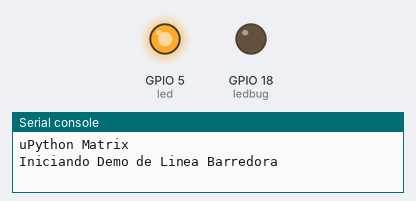
A program run on a simulated ESP32 board running MicroPython. Shown: output pins drawn as LEDs (lit = HIGH), the last lines printed to the serial console. Random numbers come from a fixed seed; pins used as bus, display or sensor lines are not drawn.

Above: at 0.1 s.
At 1.7 s:
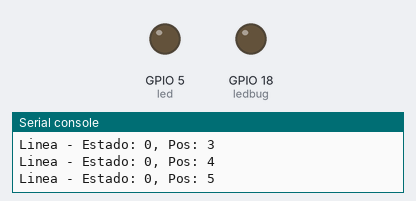
Timing chart, 0 to 7.4 s (numbered marks = the images above):
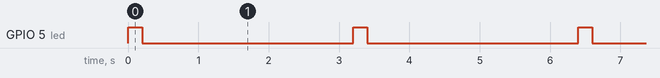

The program:

main.py
```python
import machine
from machine import Pin,SPI


#Declaracion de pines y constantes
LEDPIN=5
led=Pin(LEDPIN,Pin.OUT)

LEDBUG=18
ledbug=Pin(LEDBUG,Pin.OUT)

NUMMATRIZ=1
LONGBUF=NUMMATRIZ*8
datocero=0b00000000
buffram=[]
for i in range(LONGBUF+1):
    buffram.append(datocero)

# Configuración del pin OE (Output Enable)
oe = 27
oePin = machine.Pin(oe, machine.Pin.OUT)
oePin.off() # Habilitado por defecto (bajo)

# Configuración PWM (se inicializará solo si DEMO_MODE==3)
pwm_oe = None

def set_brightness(duty):
    global pwm_oe
    # duty: 0 (min brillo) a 1023 (max brillo)
    if pwm_oe:
        # OE activo bajo, invertimos para que mayor duty signifique mas brillo
        pwm_oe.duty(1023 - duty)
    else:
        # Si no hay PWM, mantenemos encendido (low)
        oePin.off()

data = 26;    # pin connected to the serial input of the MAX7219 (DIN)
load = 33;    # pin for loading data (CS)
clk  = 25;    # pin for the clock of the serial link (CLK)
miso=15 #notused
# Initialize the pins as outputs
dataPin = machine.Pin(data, machine.Pin.OUT)
loadPin = machine.Pin(load, machine.Pin.OUT)
clkPin  = machine.Pin(clk, machine.Pin.OUT)
misoPin = machine.Pin(miso, machine.Pin.OUT)
# Set them to level 0
dataPin.off()
loadPin.off()
clkPin.off()

spi = machine.SPI(-1, sck = clkPin, mosi = dataPin, miso = misoPin)

columnas=[0b00000001,0b00000010,0b00000100,0b00001000,0b00010000,0b00100000,0b01000000,0b10000000]
tblposdig=[1,10,19,27,25,31]
coldata = bytearray(columnas)
datocolumna=bytearray(1)
ptrcol=0
# Pre-allocate SPI buffers for each of the 8 columns
# Each buffer stores the 2 bytes required for a MAX7219 command (address, data)
spi_col_buffers = [bytearray(2) for _ in range(8)]

def update_spi_buffers():
    """Pre-calculates the SPI buffers for all columns."""
    for i in range(8):
        spi_col_buffers[i][0] = coldata[i]
        spi_col_buffers[i][1] = buffram[i]

# Inicializar buffers
update_spi_buffers()

def handleInterrupt(timer):
    global interruptCounter
    global ptrcol
    interruptCounter = False

    # 1. Apagar la matriz antes de actualizar (Blanking)
    if pwm_oe:
        # En modo PWM, poner duty a 1023 (LEDs OFF)
        pwm_oe.duty(1023)
    else:
        oePin.value(1) # Apagar digitalmente (OE activo bajo)

    # 2. Enviar comando de apagado a la columna anterior para limpiar residuos
    prev_col_addr = coldata[(ptrcol - 1) % 8]
    serialWrite(prev_col_addr, 0x00)

    # 3. Actualizar el dato para la columna actual
    spi_col_buffers[ptrcol][1] = buffram[ptrcol]

    # 4. Enviar datos de la nueva columna
    loadPin.off()
    spi.write(spi_col_buffers[ptrcol])
    loadPin.on()
    loadPin.off()

    # 5. Avanzar puntero
    ptrcol = (ptrcol + 1) % 8

    # 6. Encender la matriz
    if pwm_oe:
        # Restaurar el brillo PWM
        pwm_oe.duty(1023 - brightness)
    else:
        oePin.value(0) # Encender digitalmente

    interruptCounter=True

interruptCounter = False
#totalInterruptsCounter = 0
timer = machine.Timer(1)
timer.init(period=2, mode=machine.Timer.PERIODIC, callback=handleInterrupt) #Ints cada 2 ms
tled=0

# Send a byte bit by bit to the MAX7219, most significant bit first
def serialShiftByte(data):
    # Set the clock to 0 in order to be able to make a rising edge later
    clkPin.off()
    # Shift the 8 bits of data
    spi.write(data)
# Write some data in a register of the MAX7219.
buffer = bytearray(2)
def serialWrite(address, data):
    # Set CS to 0 to create a rising edge later
    buffer[0] = address
    buffer[1] = data
    loadPin.off()
    # Send the address of the register first
    spi.write(buffer)
    # then the data
    # make a rising edge on CS to load the transmitted data into the register
    loadPin.on()
    loadPin.off()
# Send a byte bit by bit to the MAX7219, most significant bit first

def gendig(valdig,posdig):
    ptrdig=valdig*6
    ptrpos=tblposdig[posdig]
    #print("Ptrpos>",ptrpos)
    for i in range(6):
        ptr=ptrdig+i
        #print("ptr>",ptr)
        datadig=TBLDIG[ptr]
        ptr2=ptrpos+i-1
        buffram[ptr2]=datadig
        #print("ptr2>",ptr2)


TBLDIG=[0B01111110,
0B11111111,
0B10000001,
0B10000001,
0B11111111,
0B01111110,
0B00000000,
0B00000001,
0B11111111,
0B11111111,
0B01000001,
0B00100000,
0B01100001,
0B11110001,
0B10010001,
0B10010001,
0B10011111,
0B10001111,
0B01101110,
0B11111111,
0B10010001,
0B10010001,
0B10010001,
0B10000001,
0B11111111,
0B11111111,
0B00001000,
0B00001000,
0B11111000,
0B11110000,
0B10001110,
0B10011111,
0B10010001,
0B10010001,
0B11110001,
0B11110001,
0B00001110,
0B10011111,
0B10010001,
0B10010001,
0B11111111,
0B01111110,
0B11000000,
0B11100000,
0B10110000,
0B10011000,
0B10001111,
0B10000111,
0B01101110,
0B11111111,
0B10010001,
0B10010001,
0B11111111,
0B01101110,
0B01111110,
0B11111111,
0B10010001,
0B10010001,
0B11110001,
0B01100000,
0B00000000,
0B00000000,
0B00000000,
0B00000000,
0B00000000,
0B00000000,
]

print("uPython Matrix")
ptrcol=0
datocero=0b00000000
datodat=0b001000100

# --- CONFIGURACION DE ANIMACIONES & DEMOS ---
# 0: Demo original de digitos rotativos (0-9)
# 1: Demo de cuadrado de 2x2 pixeles moviéndose aleatoriamente (Caminata Aleatoria)
# 2: Demo de línea barredora (Fila que baja, se convierte en columna, se mueve a la derecha, etc.)
# 3: Demo de círculo pulsante con brillo variable (PWM en OE)
DEMO_MODE = 2

import urandom

# Configuración del pin OE (Output Enable)
oe = 27
oePin = machine.Pin(oe, machine.Pin.OUT)
oePin.off() # Habilitado por defecto

# Configuración PWM (se inicializará solo si DEMO_MODE==3)
pwm_oe = None

def set_brightness(duty):
    global pwm_oe
    # duty: 0 (min brillo) a 1023 (max brillo)
    if pwm_oe:
        # OE activo bajo, invertimos para que mayor duty signifique mas brillo
        pwm_oe.duty(1023 - duty)
    else:
        # Si no hay PWM, mantenemos encendido (low)
        oePin.off()

# Posicion inicial del cuadrado de 2x2 pixeles (DEMO_MODE = 1)
sq_x = 3
sq_y = 3

# Variables para la animacion de linea barredora (DEMO_MODE = 2)
# line_state -> 0: fila hacia abajo, 1: columna hacia la derecha, 2: fila hacia arriba, 3: columna hacia la izquierda
line_state = 0
line_pos = 0

# Variables para circulo pulsante (DEMO_MODE = 3)
brightness = 0
b_dir = 1

def clear_buffer():
    for i in range(8):
        buffram[i] = 0

def draw_square(x, y):
    clear_buffer()
    # Un cuadrado de 2x2 pixeles en (x, y) activa las filas y, y+1 en las columnas x, x+1
    mask = (1 << y) | (1 << (y + 1))
    buffram[x] = mask
    buffram[x+1] = mask

def move_square():
    global sq_x, sq_y
    # Obtenemos todos los movimientos posibles (8 vecinos + quedarse quieto si se desea,
    # pero preferimos movimiento constante para mayor dinamismo)
    moves = []
    for dx in (-1, 0, 1):
        for dy in (-1, 0, 1):
            if dx == 0 and dy == 0:
                continue
            new_x = sq_x + dx
            new_y = sq_y + dy
            # El cuadrado de 2x2 ocupa de x a x+1 y de y a y+1, por lo que las esquinas superiores
            # izquierdas validas estan en el rango [0, 6] en una matriz de 8x8.
            if 0 <= new_x <= 6 and 0 <= new_y <= 6:
                moves.append((new_x, new_y))
    if moves:
        idx = urandom.randint(0, len(moves) - 1)
        sq_x, sq_y = moves[idx]

def draw_line(state, pos):
    clear_buffer()
    if state == 0 or state == 2:  # Fila horizontal (todos los bits en la posicion 'pos' de cada columna)
        mask = 1 << pos
        for i in range(8):
            buffram[i] = mask
    elif state == 1 or state == 3:  # Columna vertical (todos los bits activos en la columna 'pos')
        buffram[pos] = 0xFF

def move_line():
    global line_state, line_pos
    if line_state == 0:  # Fila hacia abajo
        if line_pos < 7:
            line_pos += 1
        else:
            line_state = 1
            line_pos = 0
    elif line_state == 1:  # Columna hacia la derecha
        if line_pos < 7:
            line_pos += 1
        else:
            line_state = 2
            line_pos = 7
    elif line_state == 2:  # Fila hacia arriba
        if line_pos > 0:
            line_pos -= 1
        else:
            line_state = 3
            line_pos = 7
    elif line_state == 3:  # Columna hacia la izquierda
        if line_pos > 0:
            line_pos -= 1
        else:
            line_state = 0
            line_pos = 0

def draw_circle():
    clear_buffer()
    # Dibujo aproximado de circulo 8x8 en el centro
    buffram[2] = 0b00111100
    buffram[3] = 0b01111110
    buffram[4] = 0b01111110
    buffram[5] = 0b00111100

def update_brightness():
    global brightness, b_dir
    brightness += b_dir * 50
    if brightness >= 1023 or brightness <= 0:
        b_dir *= -1
        brightness = max(0, min(1023, brightness))
    set_brightness(brightness)

# Inicializacion de los demos
if DEMO_MODE == 0:
    print("Iniciando Demo de Digitos")
    gendig(4, 0)
elif DEMO_MODE == 1:
    print("Iniciando Demo de Cuadrado Movil")
    draw_square(sq_x, sq_y)
elif DEMO_MODE == 2:
    print("Iniciando Demo de Linea Barredora")
    draw_line(line_state, line_pos)
elif DEMO_MODE == 3:
    print("Iniciando Demo de Circulo Pulsante")
    # Inicializar PWM solo si es necesario (Aumentando frecuencia a 5000Hz)
    pwm_oe = machine.PWM(machine.Pin(oe), freq=5000)
    draw_circle()
    set_brightness(brightness)

tick=0
update_demo=False
cntrdig=0
while True:
  if interruptCounter:
    interruptCounter = False
    tled=tled+1
    tled=tled%1600
    if tled <100:
      led.value(1)
    else:
      led.value(0)
    tick=tick+1

    # Ajustamos la frecuencia de actualizacion de cada demo
    if DEMO_MODE == 0:
        # Los digitos cambian cada 1000 ticks (2000 ms = 2 segundos)
        tick=tick%1000
    elif DEMO_MODE == 1:
        # El cuadrado se mueve cada 100 ticks (200 ms) para una animacion fluida
        tick=tick%200
    elif DEMO_MODE == 2:
        # La linea se barre cada 75 ticks (150 ms) para un movimiento de velocidad media
        #tick=tick%75
        tick=tick%150
    elif DEMO_MODE == 3:
        # El brillo se actualiza cada 25 ticks (50 ms) para una pulsacion fluida
        tick=tick%25

    if tick==0:
        update_demo=True

  if update_demo:
      update_demo=False
      if DEMO_MODE == 0:
          print("C>",cntrdig)
          gendig(cntrdig,0)
          cntrdig=cntrdig+1
          cntrdig=cntrdig%10
      elif DEMO_MODE == 1:
          move_square()
          draw_square(sq_x, sq_y)
          print("Cuadrado pos: ({}, {})".format(sq_x, sq_y))
      elif DEMO_MODE == 2:
          move_line()
          draw_line(line_state, line_pos)
          print("Linea - Estado: {}, Pos: {}".format(line_state, line_pos))
      elif DEMO_MODE == 3:
          update_brightness()
          print("Brillo: {}".format(brightness))
print("FIN tst Timer")
```

Measured:
- by itself, GPIO 5 (led): alternates HIGH for 0.20 s and LOW for 3.0 s
